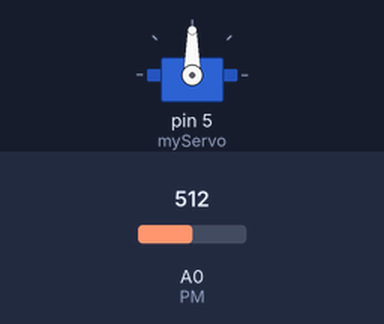
A sketch run on a simulated Arduino Uno, built with avr-gcc and run on an emulated ATmega328P. Parts: servo. The inputs (shaded band) are chosen by the test bench; at power-on: A0 (PM) = 512.

Above: at 1.2 s.
1.3 s: A0 (PM) set to 716
At 2.5 s:
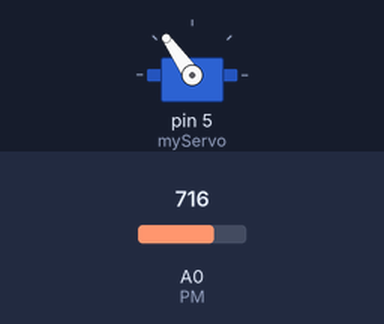
2.8 s: A0 (PM) set to 900
At 3.7 s:
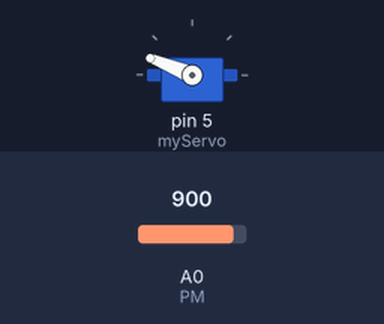
4.3 s: A0 (PM) set to 1023
At 4.7 s:
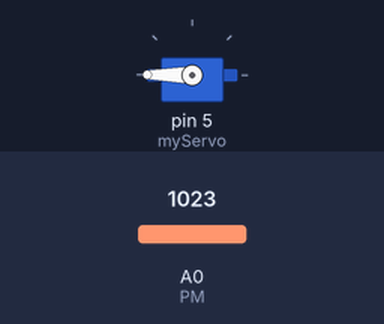
5.8 s: A0 (PM) set to 306
At 6.9 s:
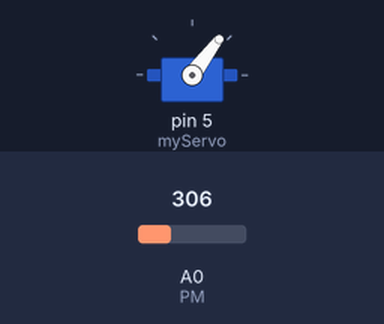
7.3 s: A0 (PM) set to 122
At 7.9 s:
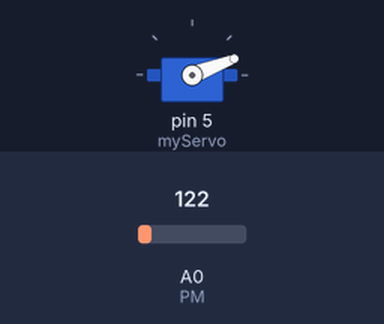
Timing chart, 0 to 9.8 s (numbered marks = the images above; inputs shaded):
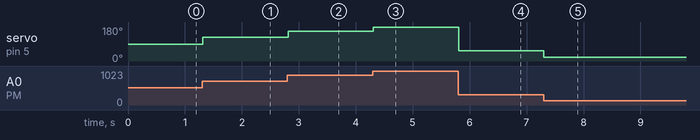

Measured:
- after the input at 1.3 s, servo on pin 5 (myServo): 90° → 125° at once
- after the input at 2.8 s, servo on pin 5 (myServo): 125° → 158° at once
- after the input at 4.3 s, servo on pin 5 (myServo): 158° → 180° at once
- after the input at 5.8 s, servo on pin 5 (myServo): 180° → 53° at once
- after the input at 7.3 s, servo on pin 5 (myServo): 53° → 21° at once

The sketch:

PM_Servo.ino
```cpp
#include <Servo.h>
int PM = A0;
Servo myServo;

void setup() {
  myServo.attach(5);
  pinMode(PM, INPUT);

}

void loop() {
  int value = analogRead(PM);
  int angle = map(value, 0, 1023, 0, 180);

  myServo.write(angle);
  delay(20);

}
```
